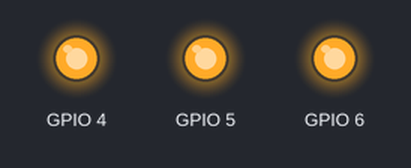
Bench run of a program on a simulated ESP32-S3. Shown: output pins drawn as LEDs (lit = HIGH).

Above: at 0.1 s.
At 0.9 s:
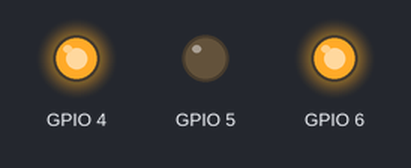
At 1.3 s:
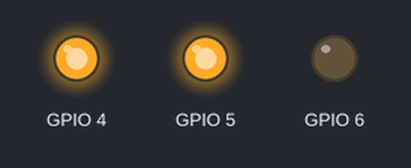
At 1.9 s:
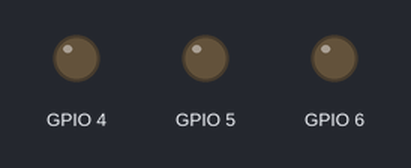
At 3.1 s:
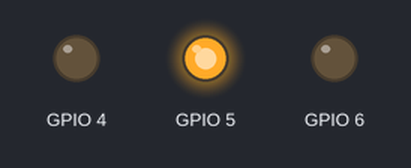
At 4.3 s:
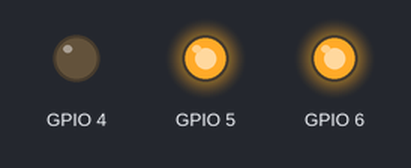
Timing chart, 0 to 4.6 s (numbered marks = the images above):
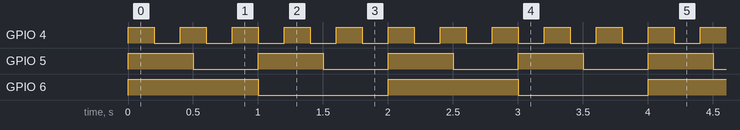

The program:

main.cpp
```cpp
/*
 * Module 6.1 — ДЗ з уроку 2.3, переписане на RTOS-задачах
 *
 * У модулі 2.3 три світлодіоди блимали з різними інтервалами в одному
 * циклі app_main() через кооперативний non-blocking Led::update()
 * (кожен світлодіод сам стежив за millis() і перемикався, коли підходив
 * його час). Тут та сама логіка (три світлодіоди, три незалежні
 * інтервали) реалізована через справжні RTOS-задачі: кожен світлодіод —
 * окрема задача FreeRTOS, створена через xTaskCreate, яка блокується на
 * vTaskDelay() між перемиканнями. Планувальник FreeRTOS сам перемикає
 * задачі, тож циклу з ручним опитуванням більше не потрібно.
 *
 * Board: ESP32-S3-DevKitC-1
 * LED1 -> GPIO4  (200 мс)
 * LED2 -> GPIO5  (500 мс)
 * LED3 -> GPIO6  (1000 мс)
 */

#include "driver/gpio.h"
#include "freertos/FreeRTOS.h"
#include "freertos/task.h"

struct LedTaskParams {
    gpio_num_t pin;
    uint32_t   interval_ms;
    const char *name;
};

static LedTaskParams led1_params = { GPIO_NUM_4, 200,  "led1" };
static LedTaskParams led2_params = { GPIO_NUM_5, 500,  "led2" };
static LedTaskParams led3_params = { GPIO_NUM_6, 1000, "led3" };

static void led_blink_task(void *pvParameters) {
    const LedTaskParams *params = static_cast<const LedTaskParams *>(pvParameters);

    gpio_reset_pin(params->pin);
    gpio_set_direction(params->pin, GPIO_MODE_OUTPUT);
    gpio_set_level(params->pin, 0);

    int state = 0;
    const TickType_t delay = pdMS_TO_TICKS(params->interval_ms);

    while (1) {
        state ^= 1;
        gpio_set_level(params->pin, state);
        vTaskDelay(delay);
    }
}

extern "C" void app_main() {
    xTaskCreate(led_blink_task, led1_params.name, 2048, &led1_params, 5, NULL);
    xTaskCreate(led_blink_task, led2_params.name, 2048, &led2_params, 5, NULL);
    xTaskCreate(led_blink_task, led3_params.name, 2048, &led3_params, 5, NULL);
}
```

Measured:
- by itself, GPIO 4: alternates HIGH for 0.20 s and LOW for 0.20 s
- by itself, GPIO 5: alternates HIGH for 0.50 s and LOW for 0.50 s
- by itself, GPIO 6: alternates HIGH for 1.0 s and LOW for 1.0 s
